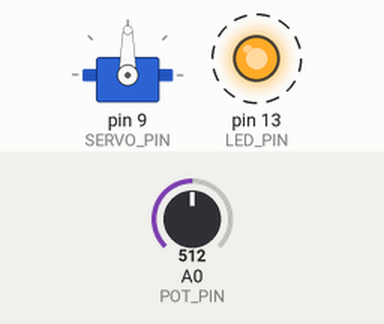
A sketch run on a simulated Arduino Uno, built with avr-gcc and run on an emulated ATmega328P. Parts: servo, output pins drawn as LEDs (lit = HIGH). Dashed ring = blinking. Inputs (shaded band) come from the test bench; at power-on: A0 (POT_PIN) = 512.

Above: at 0.87 s.
1.3 s: A0 (POT_PIN) set to 716
At 2.37 s:
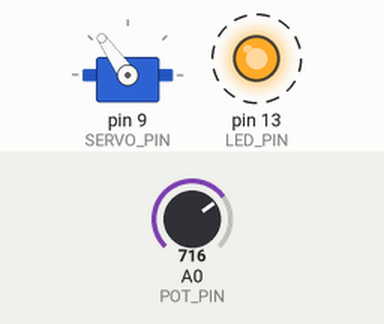
4.3 s: A0 (POT_PIN) set to 900
At 5.37 s:
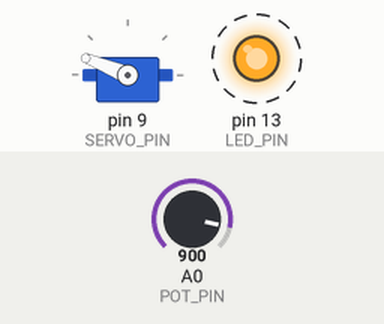
7.3 s: A0 (POT_PIN) set to 1023
At 7.87 s:
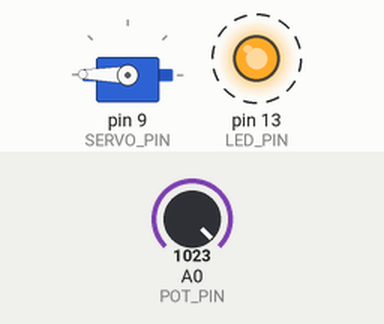
10.3 s: A0 (POT_PIN) set to 306
At 11.34 s:
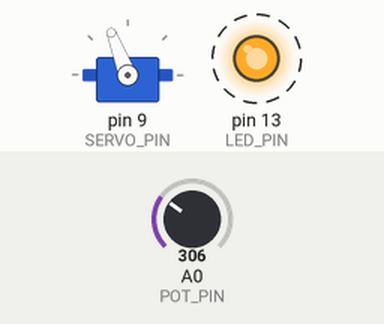
13.3 s: A0 (POT_PIN) set to 122
At 14.37 s:
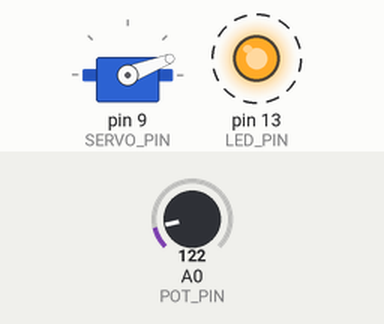
Timing chart, 0 to 17.3 s (numbered marks = the images above; inputs shaded):
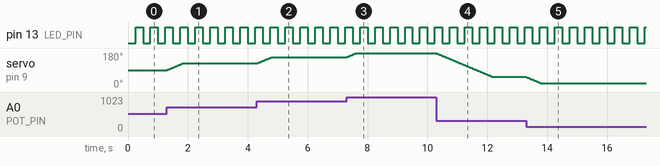

Measured:
- after the input at 1.3 s, servo on pin 9 (SERVO_PIN): moves from 90° to 125° over 0.51 s, starting at once
- after the input at 4.3 s, servo on pin 9 (SERVO_PIN): moves from 125° to 158° over 0.48 s, starting at once
- after the input at 7.3 s, servo on pin 9 (SERVO_PIN): moves from 158° to 179° over 0.30 s, starting at once
- after the input at 10.3 s, servo on pin 9 (SERVO_PIN): moves from 179° to 53° over 1.9 s, starting at once
- after the input at 13.3 s, servo on pin 9 (SERVO_PIN): moves from 53° to 21° over 0.47 s, starting at once
- by itself, pin 13 (LED_PIN): alternates HIGH for 0.25 s and LOW for 0.25 s

The sketch:

sketch.ino
```cpp
// multitasking rover arm: pot-controlled servo + heartbeat led
// - the pot sets a target angle, the servo steps toward it at 1 degree per 15 ms
// - the onboard led blinks at 2 hz (250 ms on, 250 ms off)
// - an exponential moving average (ema) filter smooths the pot reading (a = 0.2)
// - no delay() anywhere: every task runs on its own millis() timestamp

#include <Servo.h>

// ---------- pins ----------
const uint8_t POT_PIN   = A0;           // potentiometer wiper (analog input)
const uint8_t SERVO_PIN = 9;            // servo signal (pwm)
const uint8_t LED_PIN   = LED_BUILTIN;  // onboard status led (pin 13)

// ---------- timing (all in milliseconds) ----------
const unsigned long LED_INTERVAL  = 250;  // toggle every 250 ms -> 2 hz blink, 50% duty
const unsigned long STEP_INTERVAL = 15;   // move the servo 1 degree every 15 ms (about 66.7 deg/s)
const unsigned long ADC_INTERVAL  = 10;   // sample the pot every 10 ms (gives the filter a fixed sample rate)

// ---------- filter ----------
const float ALPHA = 0.2;  // ema weight: small = smoother but slower, large = faster but noisier

// ---------- state ----------
Servo arm;                          // servo object
unsigned long lastLed  = 0;         // timestamp of the last led toggle
unsigned long lastStep = 0;         // timestamp of the last servo step
unsigned long lastAdc  = 0;         // timestamp of the last pot sample
bool ledOn = false;                 // current led state
int currentAngle = 90;              // where the arm is now (what we last commanded)
int targetAngle  = 90;              // where the operator wants the arm (from the pot)
float filtered = 0;                 // filtered pot reading (float so the ema keeps its fractions)

void setup() {
  pinMode(LED_PIN, OUTPUT);
  arm.attach(SERVO_PIN);

  // seed the filter with the real pot value so it does not start from 0
  // and drag the target toward zero during the first samples
  filtered = analogRead(POT_PIN);

  // start the arm at the pot's position (scaled from 0-1023 to 0-180 degrees)
  // note: the servo has no position feedback, so the first write may move the horn quickly
  currentAngle = targetAngle = constrain(map((int)filtered, 0, 1023, 0, 180), 0, 180);
  arm.write(currentAngle);
}

void loop() {
  unsigned long now = millis();  // one time reading per pass, shared by all tasks

  // task 1: operator control (read and filter the pot)
  // unsigned subtraction stays correct even when millis() overflows (about every 49.7 days)
  if (now - lastAdc >= ADC_INTERVAL) {
    lastAdc += ADC_INTERVAL;  // += (not = now) so the sample rate does not drift
    int raw = analogRead(POT_PIN);

    // ema filter: blend the new sample with the previous filtered value
    filtered = ALPHA * raw + (1.0 - ALPHA) * filtered;

    // convert the filtered value to a target angle and clamp it to the valid range
    targetAngle = constrain(map((int)filtered, 0, 1023, 0, 180), 0, 180);
  }

  // task 1b: smooth servo motion (slew-rate limit)
  // the pot only changes the target; the arm moves at most 1 degree per step
  if (now - lastStep >= STEP_INTERVAL) {
    lastStep += STEP_INTERVAL;
    if (currentAngle < targetAngle)      currentAngle++;  // move up toward the target
    else if (currentAngle > targetAngle) currentAngle--;  // move down toward the target
    arm.write(currentAngle);                              // send the new angle to the servo
  }

  // task 2: system health (heartbeat led)
  // keeps blinking at a steady rate whatever the pot or the servo is doing,
  // which shows the loop is never blocked
  if (now - lastLed >= LED_INTERVAL) {
    lastLed += LED_INTERVAL;
    ledOn = !ledOn;                // flip the led state
    digitalWrite(LED_PIN, ledOn);  // update the pin
  }
}
```
